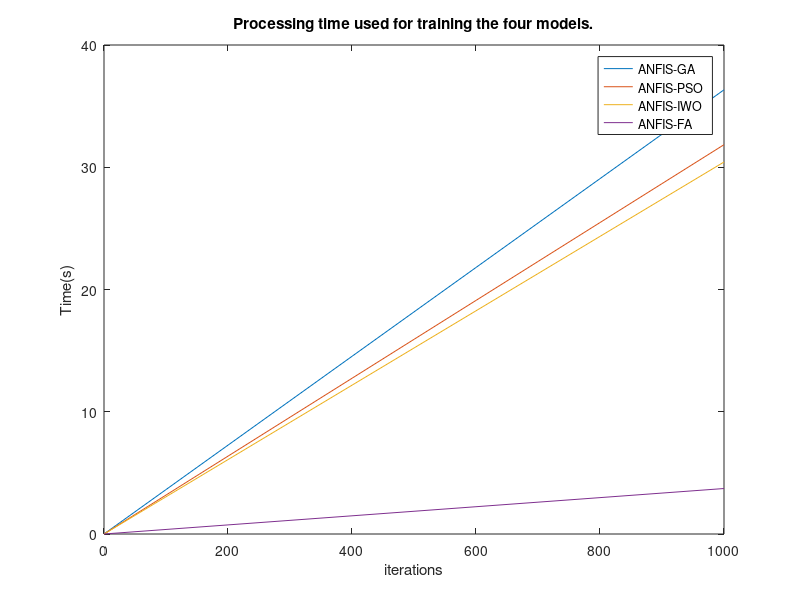

This figure's MATLAB source:
IT = (0:100:1000);
GA = [0,3.6335,7.267,10.9005,14.534,18.1675,21.801,25.4345,29.068,32.7015,36.335];
PSO =[0,3.1845,6.369,9.5535,12.738,15.9225,19.107,22.2915,25.476,28.6605,31.845];
IWO =[0,3.043,6.086,9.129,12.172,15.215,18.258,21.301,24.344,27.387,30.43];
FA = [0,0.372,0.744,1.116,1.488,1.86,2.232,2.604,2.976,3.348,3.72];
plot(IT, GA, IT, PSO, IT, IWO, IT, FA)
xlabel('iterations')
ylabel('Time(s)')
legend('ANFIS-GA','ANFIS-PSO','ANFIS-IWO','ANFIS-FA')
title('Processing time used for training the four models.')
% axis([0 2*pi -3 3])
